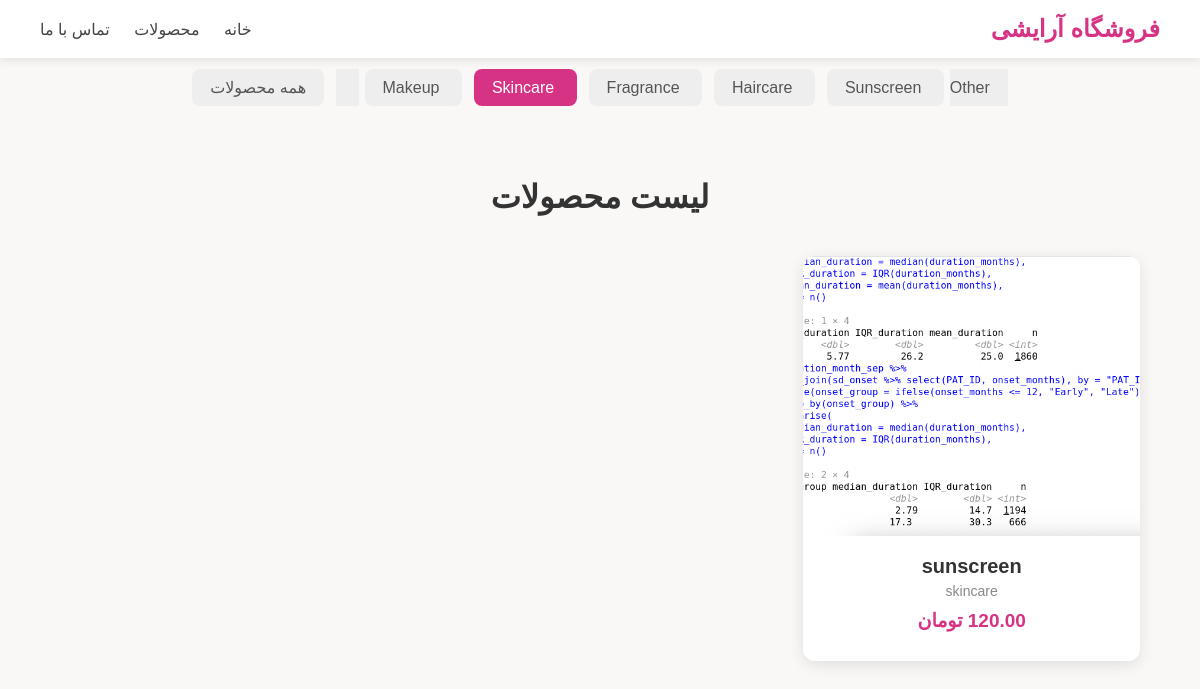
Screenshot of /?category=skincare with the database file from the repository.
### products/models.py (models this page shows, shortened)
class Product(models.Model):
    name = models.CharField(max_length=255)
    description = models.TextField(blank=True)
    price = models.DecimalField(max_digits=10, decimal_places=2)
    category = models.CharField(max_length=50, choices=CATEGORY_CHOICES, default='other')
    image = models.ImageField(upload_to='product_images/')
    created_at = models.DateTimeField(auto_now_add=True)

### products/views.py (the view)
# urls.py: urlpatterns=[path('',product_list,name='product_list')]
def product_list(request):
    category = request.GET.get('category')  # read ?category=makeup
    if category:
        products = Product.objects.filter(category=category).order_by("-created_at")
    else:
        products = Product.objects.all().order_by("-created_at")
    categories = [
        ('makeup', 'Makeup'),
        ('skincare', 'Skincare'),
        ('fragrance', 'Fragrance'),
        ('haircare', 'Haircare'),
        ('sunscreen', 'Sunscreen'),
        ('other', 'Other'),
    ]
    return render(request, "products/product_list.html", {
        "products": products,
        "categories": categories,
        "selected_category": category
    })

### products/templates/products/product_list.html (shortened to what this page needs)
<!DOCTYPE html>
<html lang="fa" dir="rtl">
<head>
    <link href="https://cdn.jsdelivr.net/gh/rastikerdar/vazir-font@v30.1.0/dist/font-face.css" rel="stylesheet">
</head>
<body>
    <div class="navbar">
        <h2>فروشگاه آرایشی</h2>
        <div>
            <a href="/">خانه</a>
            <a href="#">محصولات</a>
            <a href="#">تماس با ما</a>
        </div>
    </div>
    <div class="category-bar" style="text-align:center; margin: 20px 0;">
        {% for value, label in categories %}
            <a href="/?category={{ value }}"
               class="{% if selected_category == value %}active{% endif %}">
                {{ label }}
            </a>
        {% endfor %}
        <a href="/" class="{% if not selected_category %}active{% endif %}">
            همه محصولات
        </a>
    </div>
    <div class="container">
        <h1 style="text-align:center; color:#333; margin-bottom:40px;">لیست محصولات</h1>
        <div class="grid">
            {% for p in products %}
            <div class="card">
                <img src="{{ p.image.url }}" alt="{{ p.name }}">
                <div class="card-body">
                    <div class="name">{{ p.name }}</div>
                    <div class="category">{{ p.category }}</div>
                    <div class="price">{{ p.price }} تومان</div>
                </div>
            </div>
            {% endfor %}
        </div>
    </div>
</body>
</html>

### products/templates/products/product_list.html (style rules this page uses)
body { margin: 0; font-family: "Vazir", sans-serif; background: #faf7f7; }
.navbar { background: #ffffff; padding: 15px 40px; display: flex; justify-content: space-between; align-items: center; box-shadow: 0px 2px 10px rgba(0,0,0,0.1); position: sticky; top: 0; z-index: 10; }
.navbar h2 { margin: 0; font-weight: 600; color: #d63384; font-size: 24px; }
.navbar a { text-decoration: none; color: #444; font-weight: 500; margin-right: 20px; font-size: 16px; }
.container { width: 90%; margin: auto; padding: 40px 0; }
.category-bar a { padding: 10px 18px; margin: 6px; background: #eee; color: #555; text-decoration: none; border-radius: 8px; font-weight: 500; }
.category-bar a.active { background: #d63384; color: #fff; }
.grid { display: grid; grid-template-columns: repeat(auto-fill, minmax(260px, 1fr)); gap: 35px; }
.card { background: white; border-radius: 12px; overflow: hidden; box-shadow: 0px 4px 15px rgba(0,0,0,0.1); transition: transform .2s ease, box-shadow .2s ease; }
.card img { width: 100%; height: 280px; object-fit: cover; }
.card-body { padding: 15px; text-align: center; }
.name { font-size: 20px; font-weight: 600; color: #333; margin-bottom: 5px; }
.category { font-size: 14px; color: #888; margin-bottom: 10px; }
.price { font-size: 19px; color: #d63384; font-weight: 600; margin-bottom: 10px; }

### rows the page displays
Product: image (picture), name "sunscreen", category "skincare", price "120.00"

### other values shown
{{ label }} "Makeup" "Skincare" "Fragrance" "Haircare" "Sunscreen"
